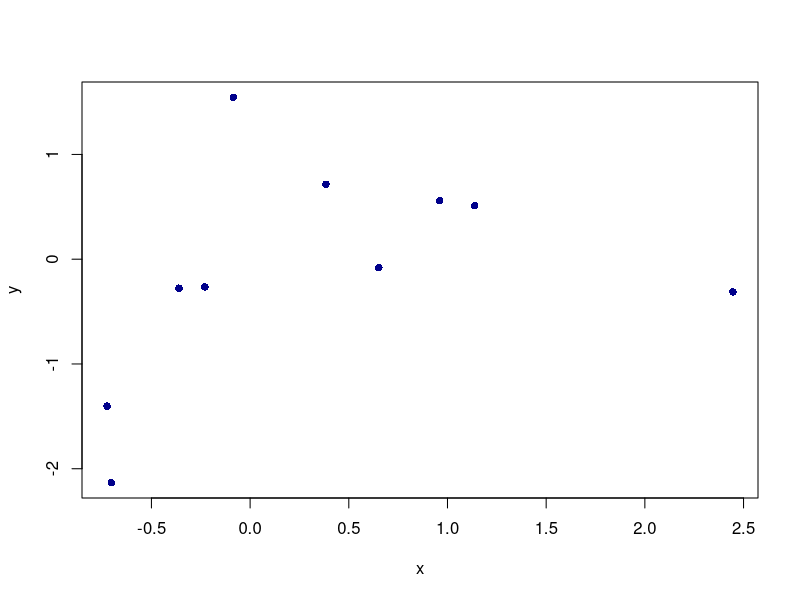

This chart was generated by the following R code:
## ---- chunk 1
x <- rnorm(10); y <- rnorm(10)
plot(x, y, pch = 16, size = 3, col = "darkblue")

